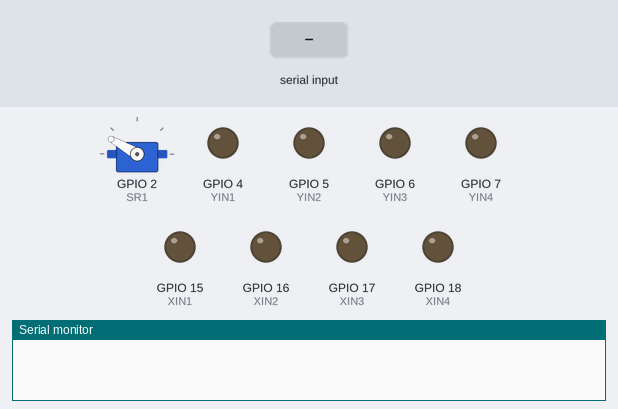
A sketch run on a simulated ESP32-S3. On the bench: servo, output pins drawn as LEDs (lit = HIGH), the last lines printed to the serial monitor. Wiring (inferred from the names in the program): servo: signal GPIO 2. The test bench sets the inputs (shaded band). Nothing arrives over Bluetooth unless stated; servo pulses on a pin are drawn as a servo (544–2400 µs = 0–180°); a phone connects over Bluetooth LE 3 s after start; pins used as bus, display or sensor lines are not drawn.

Above: at 1.7 s.
1.8 s: "l,45\n" received over Serial
At 3.7 s:
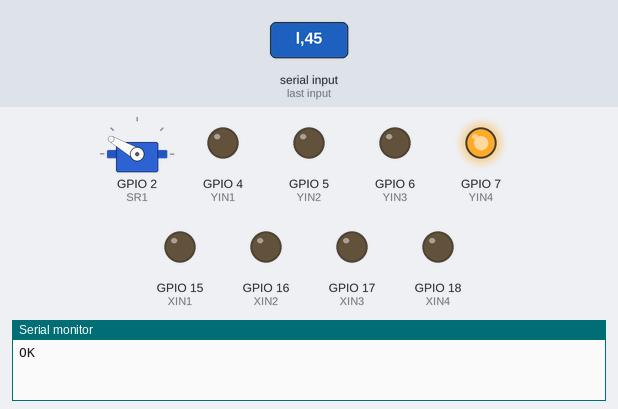
4.8 s: "Z90\n" received over Serial
At 6.0 s:
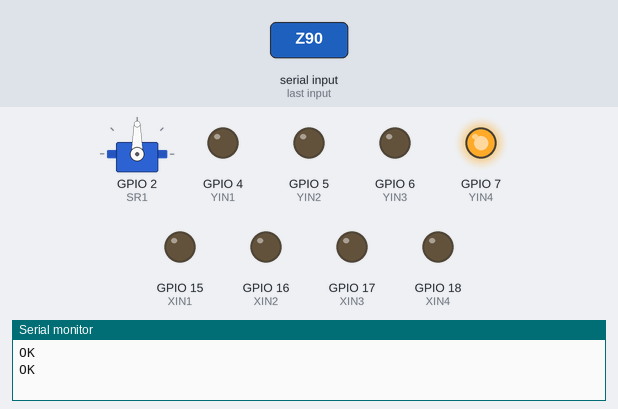
6.3 s: "Z,45\n" received over Serial
At 7.1 s:
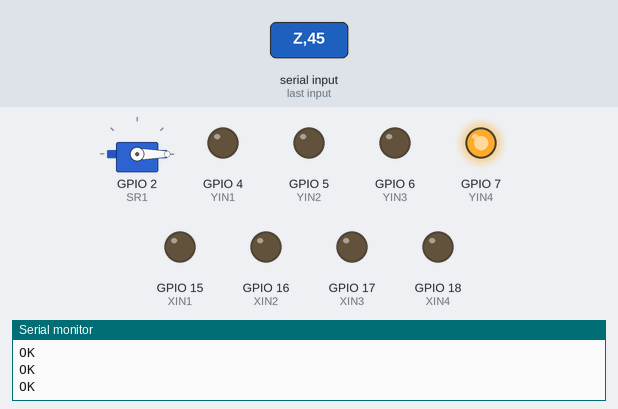
7.8 s: "l,45\n" received over Serial
At 8.48 s:
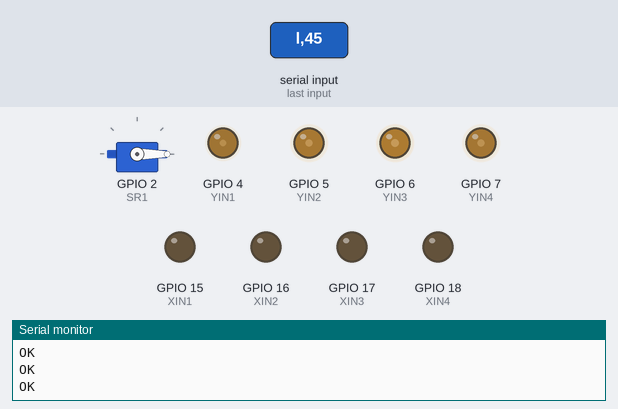
Timing chart, 0 to 10.8 s (numbered marks = the images above; inputs shaded):
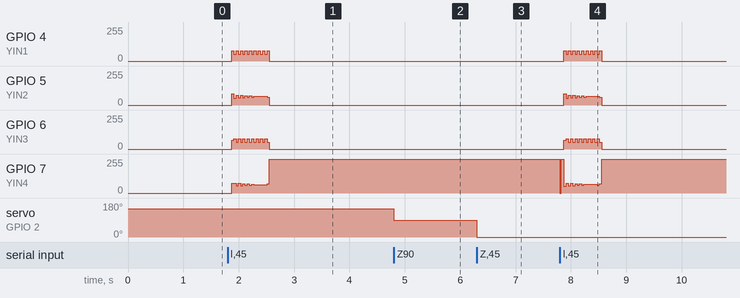

The sketch:

plotter_esp_arduino.ino
```cpp
#include <BLEDevice.h>
#include <BLEUtils.h>
#include <BLEServer.h>

#define SERVICE_UUID "5817e2d6-642e-4523-8098-259279a002f2"
#define CHARACTERISTIC_UUID "5ed7832a-308b-427b-b99c-77a56e362349"


static const int SERVO_FREQ       = 50;
static const int SERVO_RESOLUTION = 14;
static const int SERVO_MIN_US     = 544;
static const int SERVO_MAX_US     = 2400;
static const int PERIOD_US        = 20000;


int YIN1 = 4;
int YIN2 = 5;
int YIN3 = 6;
int YIN4 = 7;

int XIN1 = 15;
int XIN2 = 16;
int XIN3 = 17;
int XIN4 = 18;

int SR1 = 2;

int step_delay = 4;

int seq[4][4] = {
  {1,0,0,0},
  {0,1,0,0},
  {0,0,1,0},
  {0,0,0,1}
};

static uint32_t us2ticks(int us) {
  return (uint32_t)((uint64_t)us * ((1 << SERVO_RESOLUTION) - 1) / PERIOD_US);
}

void feed(int dir){
  for(int i = 0; i < sizeof(seq)/sizeof(seq[0]); i++){
    int j = (dir<0) ? (3-i) : i;
    digitalWrite(YIN1, seq[j][0]);
    digitalWrite(YIN2, seq[j][1]);
    digitalWrite(YIN3, seq[j][2]);
    digitalWrite(YIN4, seq[j][3]);
    delay(step_delay);
  }
}

void head(int dir){
  for(int i = 0; i < sizeof(seq)/sizeof(seq[0]); i++){
    int j = (dir>0) ? (3-i) : i;
    digitalWrite(XIN1, seq[j][0]);
    digitalWrite(XIN2, seq[j][1]);
    digitalWrite(XIN3, seq[j][2]);
    digitalWrite(XIN4, seq[j][3]);
    delay(step_delay);
  }
}

void moveby(int x1, int y1){
  int x0 = 0;
  int y0 = 0;
  int dx = abs(x1 - x0);
  int sx = (x0 < x1) ? 1 : -1;
  int dy = -abs(y1 - y0);
  int sy = (y0 < y1) ? 1 : -1;
  int error = dx + dy;
  while (true){
    int e2 = 2 * error;
    if (e2 >= dy){
      if (x0 == x1) break;
      error += dy;
      x0 += sx;
      head(sx);
    }
    if (e2 <= dx){
      if (y0 == y1) break;
      error += dx;
      y0 += sy;
      feed(sy);
    }
  }
}

void sr_write(int pin, int ang){
  int n = map(ang, 0, 180, SERVO_MIN_US, SERVO_MAX_US);
  for (int i = 0; i < 25; i++){
    digitalWrite(pin, HIGH);
    delayMicroseconds(n);
    digitalWrite(pin, LOW);
    delayMicroseconds(PERIOD_US-n);
  }

  // ledcWrite(pin, us2ticks(n));
  // delay(500);
}

void sr_attach(int pin){
  pinMode(SR1,  OUTPUT);
  // ledcSetClockSource(LEDC_USE_APB_CLK);
  // ledcAttach(pin, SERVO_FREQ, SERVO_RESOLUTION);
}

char* parse_run(const char* buffer){
  if (buffer[0] == 'l'){
    char *comma = strchr(buffer, ',');
    if (comma != NULL) {
      *comma = '\0';
      int x = atoi(buffer + 1);
      int y = atoi(comma + 1);
      moveby(x,y);
      return "OK";
    }
  }else if (buffer[0] == 'Z'){
    int z = atoi(buffer+1);
    sr_write(SR1,z);
    return "OK";
  }
}


class BleCb: public BLECharacteristicCallbacks {
  void onWrite(BLECharacteristic *pCharacteristic){
    String value = pCharacteristic->getValue();
    if (value.length() > 0){
      pCharacteristic->setValue(parse_run(value.c_str()));
    }
  }
};

class BleSv : public BLEServerCallbacks {
  void onDisconnect(BLEServer* pServer){
    pServer->getAdvertising()->start();
  }
};

void ble_init(){
  BLEDevice::init("BLEPLOTTER");
  BLEServer *pServer = BLEDevice::createServer();
  pServer->setCallbacks(new BleSv());
  BLEService *pService = pServer->createService(SERVICE_UUID);
  BLECharacteristic * pCharacteristic = pService->createCharacteristic(
    CHARACTERISTIC_UUID, BLECharacteristic::PROPERTY_READ | BLECharacteristic::PROPERTY_WRITE
  );
  pCharacteristic->setCallbacks(new BleCb());
  pService->start();
  BLEAdvertising * pAdvertising = pServer->getAdvertising();
  pAdvertising->start();
}


const int BUFFER_SIZE = 64;
char buffer[BUFFER_SIZE];
int bufidx = 0;

void setup() {
  Serial.begin(115200);
  pinMode(XIN1, OUTPUT);
  pinMode(XIN2, OUTPUT);
  pinMode(XIN3, OUTPUT);
  pinMode(XIN4, OUTPUT);
  pinMode(YIN1, OUTPUT);
  pinMode(YIN2, OUTPUT);
  pinMode(YIN3, OUTPUT);
  pinMode(YIN4, OUTPUT);

  sr_attach(SR1);
  sr_write(SR1,150);
  ble_init();
}


void loop() {
  while (Serial.available()) {
    char c = Serial.read();
    if (c == '\n') {
      buffer[bufidx] = '\0';
      Serial.print(parse_run(buffer));
      Serial.print("\n");
      bufidx = 0;
    }
    else {
      if (bufidx < BUFFER_SIZE - 1) {
        buffer[bufidx++] = c;
      } else {
        bufidx = 0;
      }
    }
  }
}
```

Measured:
- after the input at 1.8 s, GPIO 4 (YIN1): 0/255 → 77/255 after 0.07 s, then repeats every 0.08 s: 51/255 0.04 s, 77/255 0.04 s, until it stays 0/255 from 2.6 s; GPIO 6 (YIN3): 0/255 → 64/255 after 0.07 s, then repeats every 0.08 s: 77/255 0.04 s, 51/255 0.04 s, until it stays 0/255 from 2.6 s
- after the input at 4.8 s, servo on GPIO 2 (SR1): 150° → 90° at once
- after the input at 6.3 s, servo on GPIO 2 (SR1): 90° → 0° at once
- after the input at 7.8 s, GPIO 4 (YIN1): 0/255 → 77/255 after 0.07 s, then repeats every 0.08 s: 51/255 0.04 s, 77/255 0.04 s, until it stays 0/255 from 8.6 s; GPIO 6 (YIN3): 0/255 → 64/255 after 0.07 s, then repeats every 0.08 s: 77/255 0.04 s, 51/255 0.04 s, until it stays 0/255 from 8.6 s
